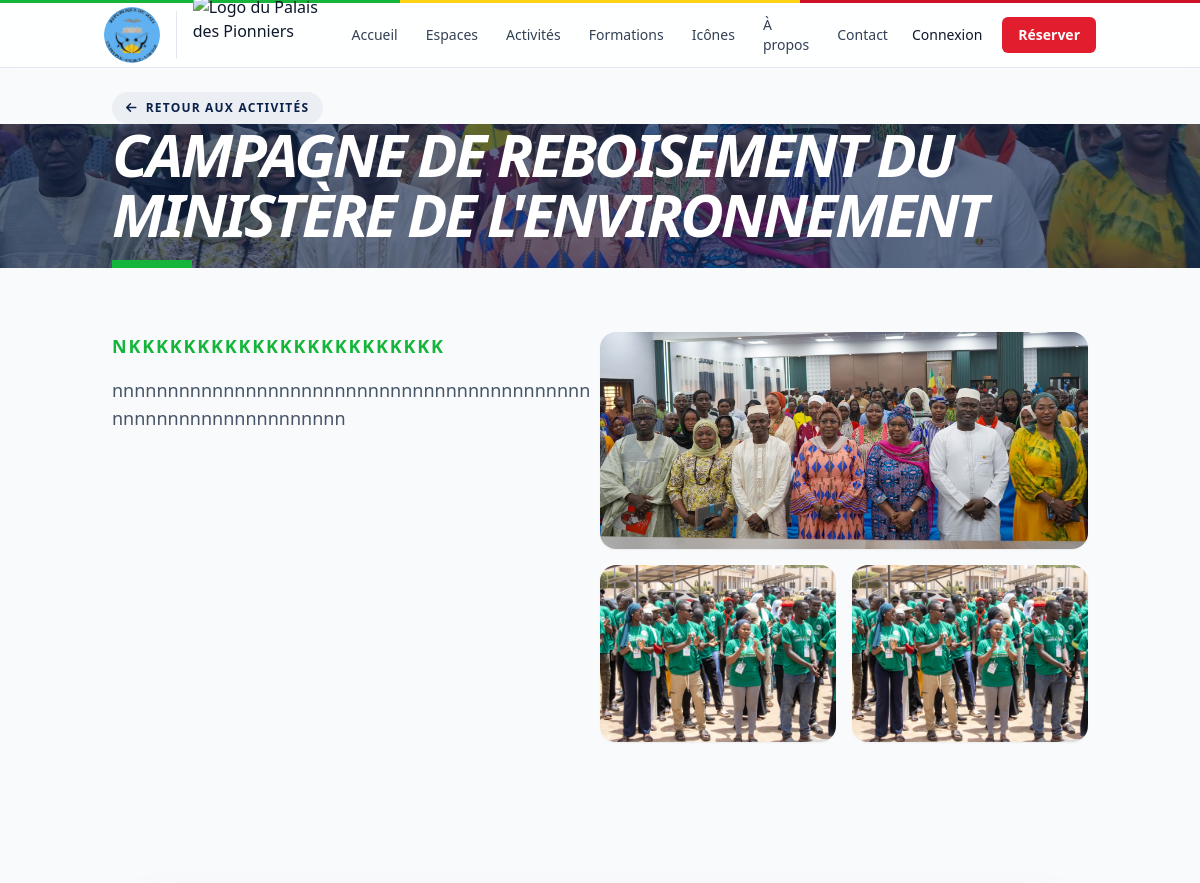
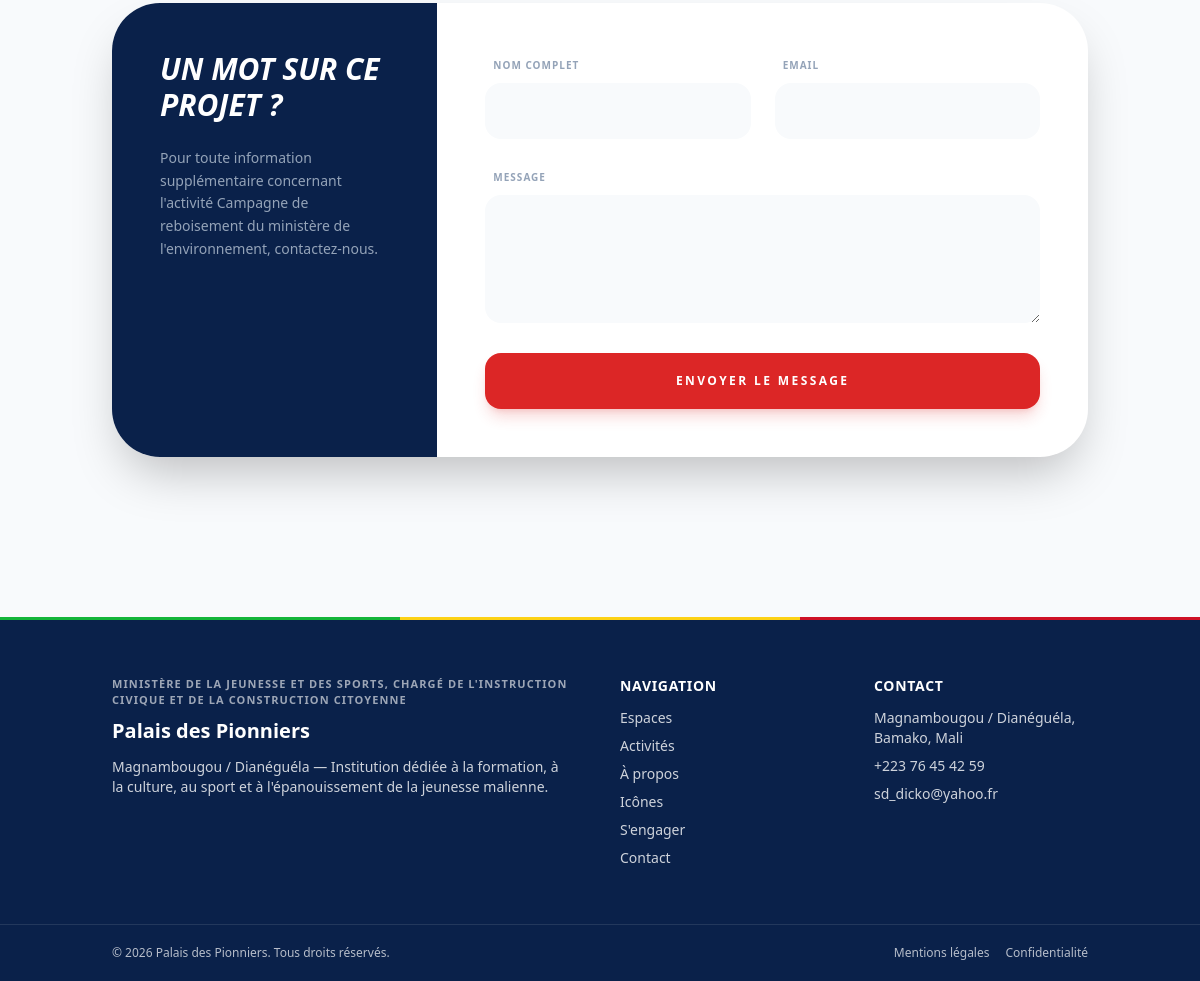
/detail-activite.php?slug=campagne-de-reboisement-du-minist-re-de-l-environnement, run on the app's committed database (2 pictures, top to bottom).
### tables this page shows
CREATE TABLE `activites` (
  `id` int(10) UNSIGNED NOT NULL,
  `nom` varchar(200) NOT NULL,
  `slug` varchar(200) NOT NULL,
  `description` text DEFAULT NULL,
  `icone` varchar(100) DEFAULT NULL,
  `image_principale` varchar(255) DEFAULT NULL,
  `sous_titre` varchar(300) DEFAULT NULL,
  `missions` text DEFAULT NULL COMMENT 'Contenu structuré (JSON) de la section missions',
  `chiffres_cles` text DEFAULT NULL COMMENT 'Contenu structuré (JSON) des statistiques affichées',
  `couleur` varchar(7) DEFAULT NULL COMMENT 'Couleur d''accent choisie pour cette activité (ex: #E61E2A)',
  `citation` text DEFAULT NULL,
  `created_at` timestamp NOT NULL DEFAULT current_timestamp()
);

### includes/auth.php (called while the page is built, shortened)
<?php
if (!function_exists('e')) {
    function e(?string $s): string
    {
        return htmlspecialchars(
            (string) $s,
            ENT_QUOTES | ENT_SUBSTITUTE,
            'UTF-8'
        );
    }
}

### detail-activite.php (the view, shortened to what this page needs)
<?php
require_once __DIR__ . '/includes/auth.php';
try {
    $pdo = db();
} catch (Exception $e) {
    die('Erreur de connexion.');
}
$slug = trim($_GET['slug'] ?? '');
$stmt = $pdo->prepare('SELECT * FROM activites WHERE slug = ? LIMIT 1');
$stmt->execute([$slug]);
$activite = $stmt->fetch(PDO::FETCH_ASSOC);
$stmtPh = $pdo->prepare('
    SELECT image_path
    FROM activite_galerie
    WHERE activite_id = ?
    ORDER BY id ASC
');
$stmtPh->execute([$activite['id']]);
$photosGalerie = array_column(
    $stmtPh->fetchAll(PDO::FETCH_ASSOC),
    'image_path'
);
$toutesLesPhotos = [];
$imagePrincipale = trim($activite['image_principale'] ?? '');
if ($imagePrincipale !== '' && $imagePrincipale !== 'default-hero.jpg') {
    $toutesLesPhotos[] = [
        'chemin' => 'assets/images/activites/' . basename($imagePrincipale),
        'legende_absente' => true,
    ];
}
foreach ($photosGalerie as $photo) {
    $photo = trim($photo);
    if ($photo !== '') {
        $toutesLesPhotos[] = [
            'chemin' => 'assets/images/galerie/' . basename($photo),
        ];
    }
}
$accent = trim($activite['couleur'] ?? '') ?: '#E61E2A';
$photosMosaique = array_slice($toutesLesPhotos, 0, 3);
?>
<!DOCTYPE html>
<html lang="fr">
<head>
    <link rel="stylesheet" href="assets/css/tailwind.css">
    <link rel="stylesheet" href="assets/fontawesome/css/all.min.css">
    <link rel="stylesheet" href="assets/css/fonts.css">
    <link rel="stylesheet" href="assets/vendor/luminous/luminous-basic.min.css">
</head>
<body class="bg-[#f8fafc] text-slate-900 font-sans">
    <?php
    if (file_exists(__DIR__ . '/includes/header.php')) {
        include __DIR__ . '/includes/header.php';
    }
    ?>
    <div class="container mx-auto px-4 sm:px-6 pt-4 sm:pt-6">
        <a
            href="activites.php"
            class="inline-flex items-center gap-2 text-xs font-black uppercase tracking-widest text-primary hover:text-accent transition bg-primary/5 hover:bg-accent/10 px-3.5 py-2 rounded-full"
        >
            <i class="fas fa-arrow-left"></i>
            Retour aux activités
        </a>
    </div>
    <section class="relative h-[28vh] sm:h-[45vh] flex items-center bg-[#0a214a] overflow-hidden">
        <?php if ($toutesLesPhotos): ?>
            <?php foreach ($toutesLesPhotos as $i => $p): ?>
                <img
                    src="<?= e($p['chemin']) ?>"
                    alt=""
                    class="detail-slide absolute inset-0 w-full h-full object-cover scale-110 blur-sm transition-opacity duration-700 ease-in-out <?= $i === 0 ? 'opacity-100' : 'opacity-0' ?>"
                >
            <?php endforeach; ?>
        <?php endif; ?>
        <div class="absolute inset-0 bg-[#0a214a]/60"></div>
        <div class="container mx-auto px-4 sm:px-6 relative z-10">
            <h1 class="text-2xl sm:text-5xl md:text-6xl font-black text-white uppercase italic tracking-tighter leading-tight">
                <?= e($activite['nom']) ?>
            </h1>
            <div
                class="h-1.5 sm:h-2 w-14 sm:w-20 mt-2 sm:mt-4"
                style="background:<?= e($accent) ?>"
            ></div>
        </div>
    </section>
    <section class="py-8 sm:py-16">
        <div class="container mx-auto px-4 sm:px-6">
            <div class="space-y-10 sm:space-y-14">
                <?php if (count($photosMosaique) >= 2): ?>
                    <div class="grid grid-cols-1 items-start gap-y-8 md:grid-cols-2 md:gap-x-12 lg:gap-x-20 xl:gap-x-24">
                        <div class="min-w-0 max-w-full">
                            <?php if (!empty($activite['sous_titre'])): ?>
                                <p
                                    class="mb-4 text-sm sm:text-lg font-bold uppercase tracking-widest"
                                    style="color:<?= e($accent) ?>"
                                >
                                    <?= e($activite['sous_titre']) ?>
                                </p>
                            <?php endif; ?>
                            <?php if (!empty($activite['description'])): ?>
                                <div class="activity-description max-w-full text-base sm:text-lg leading-relaxed text-slate-600 font-light">
                                    <?= nl2br(e($activite['description'])) ?>
                                </div>
                            <?php endif; ?>
                        </div>
                        <div class="grid min-w-0 grid-cols-2 gap-3 sm:gap-4">
                            <?php foreach ($photosMosaique as $i => $p): ?>
                                <a
                                    href="<?= e($p['chemin']) ?>"
                                    class="luminous-gallery group relative overflow-hidden rounded-xl sm:rounded-2xl bg-slate-50 shadow-sm transition-all hover:shadow-xl <?= $i === 0 ? 'col-span-2 aspect-[16/9]' : 'aspect-[4/3]' ?>"
                                >
                                </a>
                            <?php endforeach; ?>
                        </div>
                    </div>
                <?php endif; ?>
            </div>
        </div>
    </section>
    <section class="py-8 sm:py-20 bg-slate-50">
        <div class="container mx-auto px-4 sm:px-6">
            <div class="max-w-5xl mx-auto bg-white rounded-2xl sm:rounded-[3rem] shadow-2xl overflow-hidden flex flex-col md:flex-row">
                <div class="md:w-1/3 bg-[#0a214a] p-8 sm:p-12 text-white">
                    <h3 class="text-2xl sm:text-3xl font-black uppercase italic mb-6">
                        Un mot sur ce projet ?
                    </h3>
                    <p class="text-slate-400 text-sm leading-relaxed">
                        Pour toute information supplémentaire concernant l'activité
                        <?= e($activite['nom']) ?>, contactez-nous.
                    </p>
                </div>
                <div class="md:w-2/3 p-8 sm:p-12">
                    <form action="#" method="POST" class="space-y-5 sm:space-y-6">
                        <div class="grid md:grid-cols-2 gap-5 sm:gap-6">
                            <div class="space-y-2">
                                <label class="text-[10px] font-black uppercase tracking-widest text-slate-400 ml-2">
                                    Nom complet
                                </label>
                                <input
                                    type="text"
                                    name="nom"
                                    class="w-full px-5 sm:px-6 py-3.5 sm:py-4 bg-slate-50 rounded-2xl border-none focus:ring-2 focus:ring-red-600 outline-none"
                                >
                            </div>
                            <div class="space-y-2">
                                <label class="text-[10px] font-black uppercase tracking-widest text-slate-400 ml-2">
                                    Email
                                </label>
                                <input
                                    type="email"
                                    name="email"
                                    class="w-full px-5 sm:px-6 py-3.5 sm:py-4 bg-slate-50 rounded-2xl border-none focus:ring-2 focus:ring-red-600 outline-none"
                                >
                            </div>
                        </div>
                        <div class="space-y-2">
                            <label class="text-[10px] font-black uppercase tracking-widest text-slate-400 ml-2">
                                Message
                            </label>
                            <textarea
                                name="message"
                                rows="4"
                                class="w-full px-5 sm:px-6 py-3.5 sm:py-4 bg-slate-50 rounded-2xl border-none focus:ring-2 focus:ring-red-600 outline-none"
                            ></textarea>
                        </div>
                        <button
                            type="submit"
                            class="w-full py-4 sm:py-5 bg-red-600 text-white rounded-2xl font-black uppercase text-xs tracking-[0.2em] hover:bg-red-700 transition-all shadow-lg shadow-red-600/20"
                        >
                            Envoyer le message
                        </button>
                    </form>
                </div>
            </div>
        </div>
    </section>
    <?php
    if (file_exists(__DIR__ . '/includes/footer.php')) {
        include __DIR__ . '/includes/footer.php';
    }
    ?>
</body>
</html>

### detail-activite.php (style rules this page uses)
.activity-description { max-width: 100%; overflow-wrap: anywhere; word-break: break-word; }

### includes/header.php (style rules this page uses)
body { font-family:Inter,sans-serif;background:#F8FAFC;color:#0A2558 }

### data on the page
activites: nom "CAMPAGNE DE REBOISEMENT DU MINISTÈRE DE L'ENVIRONNEMENT", sous_titre "NKKKKKKKKKKKKKKKKKKKKKKK", description "nnnnnnnnnnnnnnnnnnnnnnnnnnnnnnnnnnnnnnnnnnnnnnnnnnnnnnnnnnnnnnnn", nom "Campagne de reboisement du ministère de l'environnement"

### other printed values
$label "Accueil"
$label "Espaces"
$label "Activités"
$label "Formations"
$label "Icônes"
$label "À propos"
$label "Contact"
